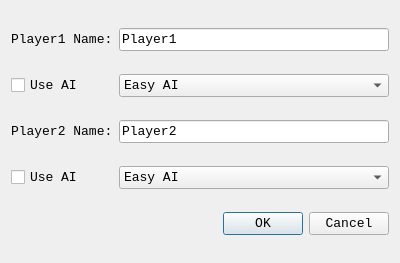
<?xml version="1.0" encoding="UTF-8"?>
<ui version="4.0">
 <class>ConfigDialog</class>
 <widget class="QDialog" name="ConfigDialog">
  <property name="geometry">
   <rect>
    <x>0</x>
    <y>0</y>
    <width>400</width>
    <height>263</height>
   </rect>
  </property>
  <property name="font">
   <font>
    <family>Consolas</family>
    <pointsize>10</pointsize>
   </font>
  </property>
  <property name="windowTitle">
   <string>Config</string>
  </property>
  <layout class="QGridLayout" name="gridLayout">
   <item row="0" column="0">
    <widget class="QLabel" name="player1NameLabel">
     <property name="text">
      <string>Player1 Name:</string>
     </property>
    </widget>
   </item>
   <item row="0" column="1">
    <widget class="QLineEdit" name="player1Edit">
     <property name="text">
      <string>Player1</string>
     </property>
    </widget>
   </item>
   <item row="1" column="0">
    <widget class="QCheckBox" name="checkBoxPlayer1UseAI">
     <property name="text">
      <string>Use AI</string>
     </property>
    </widget>
   </item>
   <item row="1" column="1">
    <widget class="QComboBox" name="comboBoxPlayer1AIDifficulty">
     <item>
      <property name="text">
       <string>Easy AI</string>
      </property>
     </item>
     <item>
      <property name="text">
       <string>Medium AI</string>
      </property>
     </item>
     <item>
      <property name="text">
       <string>Hard AI</string>
      </property>
     </item>
     <item>
      <property name="text">
       <string>Insane AI</string>
      </property>
     </item>
    </widget>
   </item>
   <item row="2" column="0">
    <widget class="QLabel" name="player2NameLabel">
     <property name="text">
      <string>Player2 Name:</string>
     </property>
    </widget>
   </item>
   <item row="2" column="1">
    <widget class="QLineEdit" name="player2Edit">
     <property name="sizePolicy">
      <sizepolicy hsizetype="Ignored" vsizetype="Fixed">
       <horstretch>0</horstretch>
       <verstretch>0</verstretch>
      </sizepolicy>
     </property>
     <property name="text">
      <string>Player2</string>
     </property>
    </widget>
   </item>
   <item row="3" column="0">
    <widget class="QCheckBox" name="checkBoxPlayer2UseAI">
     <property name="text">
      <string>Use AI</string>
     </property>
    </widget>
   </item>
   <item row="3" column="1">
    <widget class="QComboBox" name="comboBoxPlayer2AIDifficulty">
     <item>
      <property name="text">
       <string>Easy AI</string>
      </property>
     </item>
     <item>
      <property name="text">
       <string>Medium AI</string>
      </property>
     </item>
     <item>
      <property name="text">
       <string>Hard AI</string>
      </property>
     </item>
     <item>
      <property name="text">
       <string>Insane AI</string>
      </property>
     </item>
    </widget>
   </item>
   <item row="4" column="0" colspan="2">
    <widget class="QDialogButtonBox" name="buttonBox">
     <property name="font">
      <font>
       <family>Consolas</family>
       <pointsize>10</pointsize>
      </font>
     </property>
     <property name="orientation">
      <enum>Qt::Horizontal</enum>
     </property>
     <property name="standardButtons">
      <set>QDialogButtonBox::Cancel|QDialogButtonBox::Ok</set>
     </property>
    </widget>
   </item>
  </layout>
 </widget>
 <resources/>
 <connections>
  <connection>
   <sender>buttonBox</sender>
   <signal>accepted()</signal>
   <receiver>ConfigDialog</receiver>
   <slot>accept()</slot>
   <hints>
    <hint type="sourcelabel">
     <x>248</x>
     <y>254</y>
    </hint>
    <hint type="destinationlabel">
     <x>157</x>
     <y>274</y>
    </hint>
   </hints>
  </connection>
  <connection>
   <sender>buttonBox</sender>
   <signal>rejected()</signal>
   <receiver>ConfigDialog</receiver>
   <slot>reject()</slot>
   <hints>
    <hint type="sourcelabel">
     <x>316</x>
     <y>260</y>
    </hint>
    <hint type="destinationlabel">
     <x>286</x>
     <y>274</y>
    </hint>
   </hints>
  </connection>
 </connections>
</ui>
